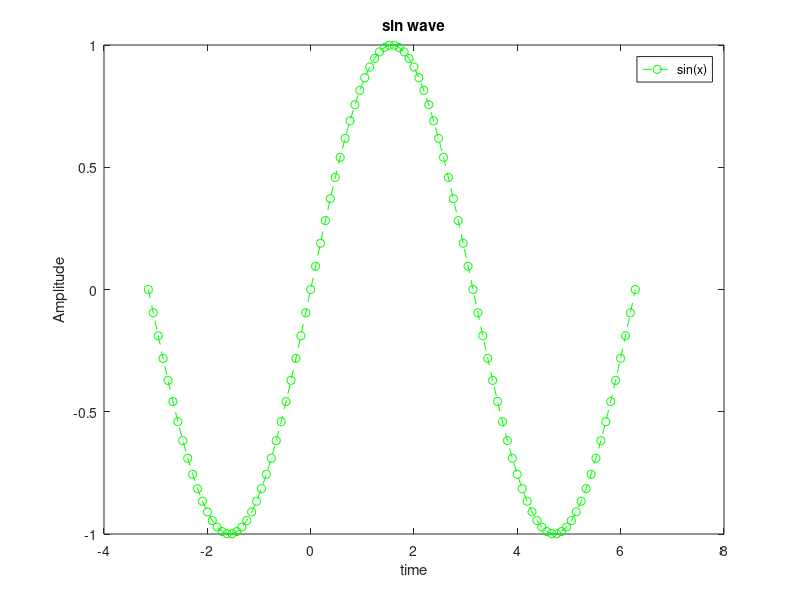

This figure's MATLAB source:
%% Cell Arrays 
Cell_Array={1234,'Model-Base-Development','MATLAB',[1 2 ;5 6]} ; % make the cell array 
disp(Cell_Array{1})  ; % accees the first element
disp(Cell_Array{2})  ; %  accees the second element
disp(Cell_Array{3})  ; % accees the third element 
% to accees the matrix cell arrays
for i=1:2  % loop for rows
    for j=1:2  % loop for column 
        fprintf("data of matrix[%d][%d]is =%d\n",i,j,Cell_Array{4}(i,j))  ; %display data in the matrix
    end  
  
end  
%% 
person.name='Alaa' ; % make struct with name field 
person.Age=21 ;  % make struct with Age field 
person.city='cario' ;   % make struct with city field 
fprintf("My Name:%s \n My Age:%d \n My City:%s\n",person.name,person.Age,person.city) ; % display person data
%person=struct('name','Alaa','Age',21,'city','cario'); % other way to make struct 

%%   
Name1='Alaa Eldin Magdy ' ; 
Name2='ahmed mohammed' ; 
new_name=[Name1,Name2] ; 
disp(new_name);
%% Conditional Statements (If) 
number=input("enter the number\n") ;
if rem(number,2)== 0 
    fprintf("the number %d is even\n",number) ; 
else 
     fprintf("the number %d is odd\n",number) ;  
end
%%  5. For Loops 
for x= 1:10  
    disp(x) ;
end
 
%% Basic Plotting 
x=linspace(-pi,2*pi,100) ; 
y=sin(x) ; 
plot(x,y,'LineStyle','--','Marker','o','Color','g')  
xlabel("time") ;  
ylabel("Amplitude")  ; 
title("sin wave") ; 
legend('sin(x)','Location','best') ;
